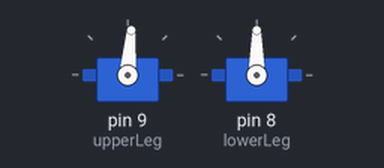
The sketch below on a simulated Arduino Uno, built with avr-gcc and run on an emulated ATmega328P. On the bench: 2 × servo.

Above: at 0.1 s.
At 1.1 s:
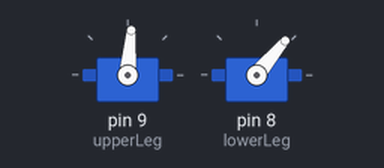
Timing chart, 0 to 2.6 s (numbered marks = the images above):
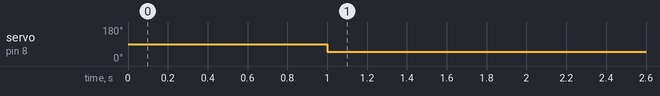

The sketch:

leg_test.ino
```cpp
#include <Servo.h>
Servo upperLeg;
Servo lowerLeg;
Servo lowerLeg1;
Servo upperLeg1;
int initialPos[] = {85, 50};

void setup() {
  upperLeg.attach(9);
  lowerLeg.attach(8);

}

void loop() {
  //             Initial position of everymotor
  //  delay(5000);
  upperLeg.write(initialPos[0]);
    delay(1000);
  lowerLeg.write(initialPos[1]);
//  delay(5000);
//    lowerLeg.write(0);
//    delay(100);
//    upperLeg.write(150);
//    delay(100);
//    lowerLeg.write(50);
//    delay(100);
//   upperLeg.write(85);
}
```

Measured:
- by itself, servo on pin 8 (lowerLeg): 90° → 50° at 1.0 s
